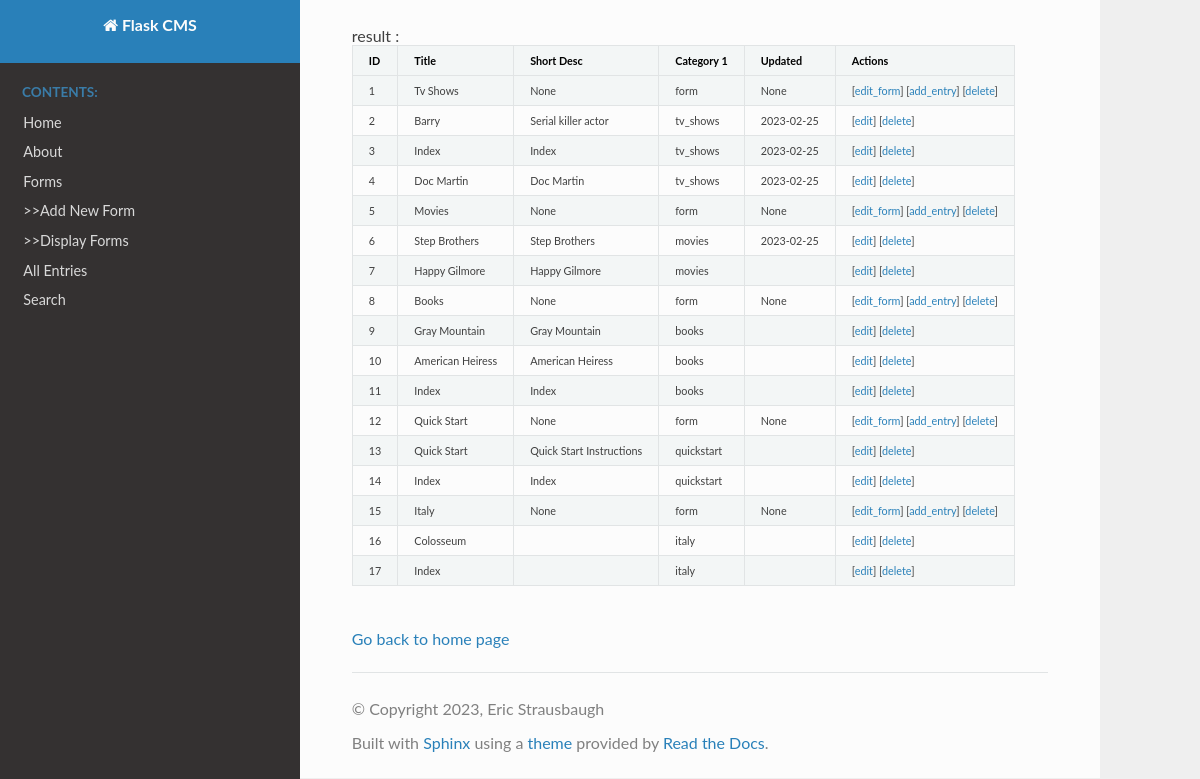
Page /list on the committed database.
### tables this page shows
CREATE TABLE dita (ID INTEGER PRIMARY KEY, title TEXT, form_name TEXT, short_desc TEXT, category1 TEXT, category2 TEXT, text1 TEXT, text1n TEXT, text2 TEXT, text2n TEXT, text3 TEXT, text3n TEXT, text4 TEXT, text4n TEXT, text5 TEXT, text5n TEXT, file1 TEXT, file1n TEXT, file2 TEXT, file2n TEXT, content TEXT, created_at TEXT, updated_at TEXT);

### flask_cms.py (the view)
@app.route('/list')
def list():
   con = sql.connect("database.db")
   con.row_factory = sql.Row
   cur = con.cursor()
   cur.execute("select * from dita")
   rows = cur.fetchall();
   return render_template("list.html",rows = rows)

### templates/list.html
{% extends "layout.html" %}
{% block content %}
<div class="about">
      result : {{ msg }}
      <table border = 1 class="docutils align-default">
         <thead>
		    <td><b>ID</b></td>
            <td><b>Title</b></td>
            <td><b>Short Desc</b></td>
            <td><b>Category 1</b></td>
            <td><b>Updated</b></td>
			<td><b>Actions</b></td>
         </thead>
         {% for row in rows %}
            <tr>
                <td>{{row["id"]}}</td>
                <td>{{row["title"]}}</td>
                <td>{{row["short_desc"]}}</td>
                <td> {{ row["category1"]}}</td>
                <td>{{row['updated_at']}}</td>
                {% if row["category1"].find("form") != -1: %}
                 <td>[<a href="/edit1?id={{row["id"]}}">edit_form</a>]  [<a href="/add_entry?id={{row["id"]}}">add_entry</a>] [<a href="/delete?id={{row["id"]}}">delete</a>]</td>
                {% elif row["category1"].find("story") != -1: %}
                 <td>[<a href="/edit1?id={{row["id"]}}">edit_form</a>]  [<a href="/add_entry?id={{row["id"]}}">add_entry</a>] [<a href="/delete?id={{row["id"]}}">delete</a>]</td>
                {% else: %}
                 <td>[<a href="/edit?id={{row["id"]}}">edit</a>] [<a href="/delete?id={{row["id"]}}">delete</a>]</td>
                {% endif %}
            </tr>
         {% endfor %}
      </table>
      <br/>
      <a href = "/">Go back to home page</a>
     </div>
   {% endblock %}

### templates/layout.html (style rules this page uses)
table { font-size: 9pt; }

### rows in the picture
dita: id "1", title "Tv Shows", short_desc "None", category1 "form", updated_at "None"
dita: id "2", title "Barry", short_desc "Serial killer actor", category1 "tv_shows", updated_at "2023-02-25"
dita: id "3", title "Index", short_desc "Index", category1 "tv_shows", updated_at "2023-02-25"
dita: id "4", title "Doc Martin", short_desc "Doc Martin", category1 "tv_shows", updated_at "2023-02-25"
dita: id "5", title "Movies", short_desc "None", category1 "form", updated_at "None"
dita: id "6", title "Step Brothers", short_desc "Step Brothers", category1 "movies", updated_at "2023-02-25"
dita: id "7", title "Happy Gilmore", short_desc "Happy Gilmore", category1 "movies"
dita: id "8", title "Books", short_desc "None", category1 "form", updated_at "None"
dita: id "9", title "Gray Mountain", short_desc "Gray Mountain", category1 "books"
dita: id "10", title "American Heiress", short_desc "American Heiress", category1 "books"
dita: id "11", title "Index", short_desc "Index", category1 "books"
dita: id "12", title "Quick Start", short_desc "None", category1 "form", updated_at "None"
dita: id "13", title "Quick Start", short_desc "Quick Start Instructions", category1 "quickstart"
dita: id "14", title "Index", short_desc "Index", category1 "quickstart"
dita: id "15", title "Italy", short_desc "None", category1 "form", updated_at "None"
dita: id "16", title "Colosseum", category1 "italy"
dita: id "17", title "Index", category1 "italy"
